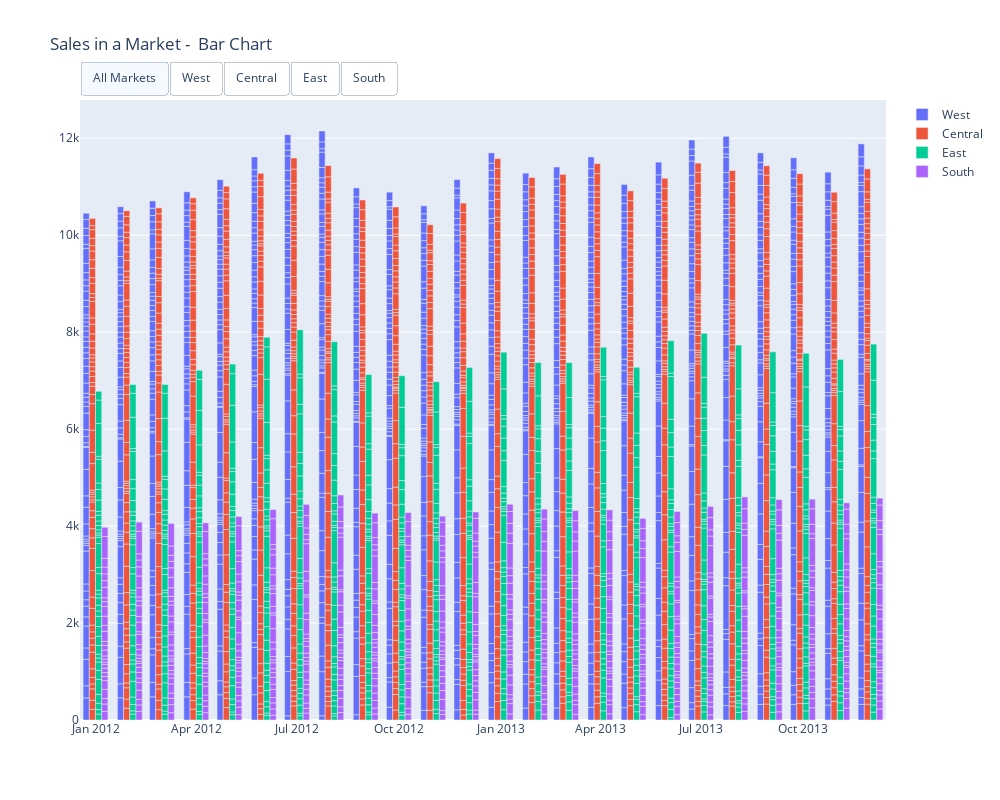

Write notebook code for a chart like this one.
### Markdown cell above
Create a bar chart that visualizes the monthly sales for each market (Central, East, South, and West). This bar chart has the following interactive features:

- it allows the user to select the market that is displayed,
- when hovering over the bar parts, the state and product are displayed so that the user can easily identify where the sales are coming from.

### Code cell
buttons = [] # create an empty list that will later contains the interactive buttons (in this case a drop-down menu where you can select the market)
i = 0

# create figure
fig = go.Figure()

market_list = list(df['Market'].unique()) # creates a list that includes all unique values of the Market variable



# creating Traces with Bar Charts for each Market, that can be later selected via the buttons menu
for market in market_list:
    fig.add_trace(
        go.Bar(
            x = df['Date'][df['Market']==market], # Dates and Sales are filterd regarding the markets
            y = df['Sales'][df['Market']==market], 
            name = market , visible = (i==0),
            hovertext=df['State'] + str('/') +  df['Product'] # this code part defines the text that is displayed when hovering over the bar parts
        )
    )

    
    
    
    

# Create the drop-down menu that allow the user to select a market    


## the first option, displays the data for all four markets at once    
args = [True] * len(market_list)   
button = dict(label = "All Markets",
                  method = "update",
                  args=[{"visible": args}])
buttons.append(button)


## next, we create the options to diplay individual markets
for market in market_list:
    args = [False] * len(market_list)
    args[i] = True
    
    #create a button object for the country we are on
    button = dict(label = market,
                  method = "update",
                  args=[{"visible": args}])
    
    #add the button to our list of buttons
    buttons.append(button)
    
    #i is an iterable used to tell our "args" list which value to set to True
    i+=1
    

    
fig.update_layout(updatemenus=[dict(active=0,
                                    type="buttons",
                                    direction = "left",
                                    buttons=buttons,
                                    x = 0,
                                    y = 1.01,
                                    xanchor = 'left',
                                    yanchor = 'bottom'),
                              ],
                  title_text="Sales in a Market -  Bar Chart")

fig.update_layout(
    autosize=False,
    width=1000,
    height=800,)

### Figure 1 — Plotly figure (JSON) as saved in the notebook; plotly's stock layout.template omitted (floating-point values rounded to 4 significant figures; data arrays with more than 128 entries replaced by an {"elided": "..."} marker saying what was removed)
{"data": [{"hovertext": {"elided": "4248 str values"}, "name": "West", "type": "bar", "visible": true, "x": {"elided": "1344 str values"}, "y": {"elided": "1344 int values"}}, {"hovertext": {"elided": "4248 str values"}, "name": "Central", "type": "bar", "visible": true, "x": {"elided": "1344 str values"}, "y": {"elided": "1344 int values"}}, {"hovertext": {"elided": "4248 str values"}, "name": "East", "type": "bar", "visible": true, "x": {"elided": "888 str values"}, "y": {"elided": "888 int values"}}, {"hovertext": {"elided": "4248 str values"}, "name": "South", "type": "bar", "visible": true, "x": {"elided": "672 str values"}, "y": {"elided": "672 int values"}}], "layout": {"autosize": false, "height": 800, "title": {"text": "Sales in a Market -  Bar Chart"}, "updatemenus": [{"active": 0, "buttons": [{"args": [{"visible": [true, true, true, true]}], "label": "All Markets", "method": "update"}, {"args": [{"visible": [true, false, false, false]}], "label": "West", "method": "update"}, {"args": [{"visible": [false, true, false, false]}], "label": "Central", "method": "update"}, {"args": [{"visible": [false, false, true, false]}], "label": "East", "method": "update"}, {"args": [{"visible": [false, false, false, true]}], "label": "South", "method": "update"}], "direction": "left", "type": "buttons", "x": 0, "xanchor": "left", "y": 1.01, "yanchor": "bottom"}], "width": 1000}}
